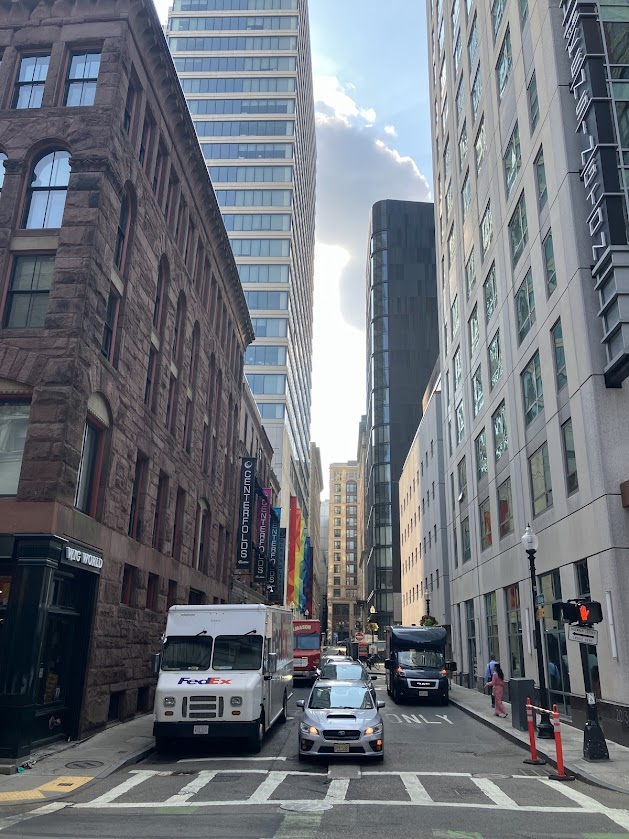
#> input picture images/Downtown.jpg, 629 x 839 px
$ python canny_edge_detection_experiments.py images/Downtown.jpg out.png
#> lines starting #> are read from the running program, lines starting #| are printed output that depends on the picture
import numpy as np
from scipy import ndimage
import matplotlib.pyplot as plt
from skimage import io, color
import os
import argparse

def gaussian_kernel(size, sigma=1):
    size = int(size) // 2
    x, y = np.mgrid[-size:size+1, -size:size+1]
    g = np.exp(-(x**2 + y**2) / (2*sigma**2))
    return g / g.sum()

def sobel_filters(img):
    Kx = np.array([[-1, 0, 1],
                   [-2, 0, 2],
                   [-1, 0, 1]])
    Ky = np.array([[1, 2, 1],
                   [0, 0, 0],
                   [-1, -2, -1]])

    Ix = ndimage.convolve(img, Kx)
    Iy = ndimage.convolve(img, Ky)

    G = np.hypot(Ix, Iy)
    G = G / G.max() * 255
    theta = np.arctan2(Iy, Ix)

    return G, theta

def non_max_suppression(G, theta):
    M, N = G.shape
    Z = np.zeros((M,N), dtype=np.int32)
    angle = theta * 180. / np.pi
    angle[angle < 0] += 180

    for i in range(1, M-1):
        for j in range(1, N-1):
            try:
                q = 255
                r = 255

                # Angle 0
                if (0 <= angle[i,j] < 22.5) or (157.5 <= angle[i,j] <= 180):
                    q = G[i, j+1]
                    r = G[i, j-1]
                # Angle 45
                elif (22.5 <= angle[i,j] < 67.5):
                    q = G[i+1, j-1]
                    r = G[i-1, j+1]
                # Angle 90
                elif (67.5 <= angle[i,j] < 112.5):
                    q = G[i+1, j]
                    r = G[i-1, j]
                # Angle 135
                elif (112.5 <= angle[i,j] < 157.5):
                    q = G[i-1, j-1]
                    r = G[i+1, j+1]

                if (G[i,j] >= q) and (G[i,j] >= r):
                    Z[i,j] = G[i,j]
                else:
                    Z[i,j] = 0

            except IndexError as e:
                pass

    return Z

def threshold(img, lowThresholdRatio=0.05, highThresholdRatio=0.15):
    highThreshold = img.max() * highThresholdRatio
    lowThreshold = highThreshold * lowThresholdRatio

    M, N = img.shape
    res = np.zeros((M,N), dtype=np.int32)

    strong = np.int32(255)
    weak = np.int32(75)

    strong_i, strong_j = np.where(img >= highThreshold)
    zeros_i, zeros_j = np.where(img < lowThreshold)

    weak_i, weak_j = np.where((img <= highThreshold) & (img >= lowThreshold))

    res[strong_i, strong_j] = strong
    res[weak_i, weak_j] = weak

    return res, weak, strong

def hysteresis(img, weak, strong=255):
    M, N = img.shape
    for i in range(1, M-1):
        for j in range(1, N-1):
            if img[i,j] == weak:
                try:
                    if ((img[i+1, j-1] == strong) or (img[i+1, j] == strong) or (img[i+1, j+1] == strong)
                        or (img[i, j-1] == strong) or (img[i, j+1] == strong)
                        or (img[i-1, j-1] == strong) or (img[i-1, j] == strong) or (img[i-1, j+1] == strong)):
                        img[i, j] = strong
                    else:
                        img[i, j] = 0
                except IndexError as e:
                    pass
    return img

def canny_edge_detection(img, lowThresholdRatio=0.05, highThresholdRatio=0.15, sigma=1):
    smooth_img = ndimage.convolve(img, gaussian_kernel(5, sigma))
    G, theta = sobel_filters(smooth_img)
    non_max_img = non_max_suppression(G, theta)
    threshold_img, weak, strong = threshold(non_max_img, lowThresholdRatio, highThresholdRatio)
    img_final = hysteresis(threshold_img, weak, strong)
    return img_final

def main(input_path, output_path):
    # Load and preprocess the image
#> called with input_path = 'images/Downtown.jpg', output_path = 'out.png'
    image = io.imread(input_path)
#> image is the input picture: shape (839, 629, 3); mean R, G, B 108.9, 113.5, 121
    if image.ndim == 3:
        image = color.rgb2gray(image)
#> image: shape (839, 629) float64

    edges = canny_edge_detection(image)
#> in sobel_filters, `Iy = ndimage.convolve(img, Ky)`:
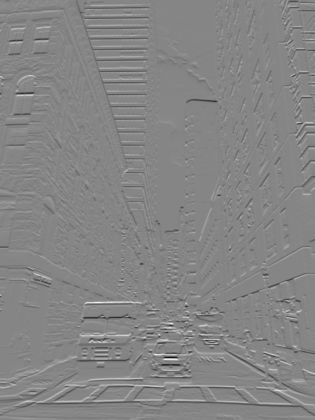
#> Iy: shape (839, 629) float64 (shown at 1/2 size); min -2.3, max 2.1, mean -0.00119; drawn with min black and max white
#> in sobel_filters, `G = np.hypot(Ix, Iy)`:
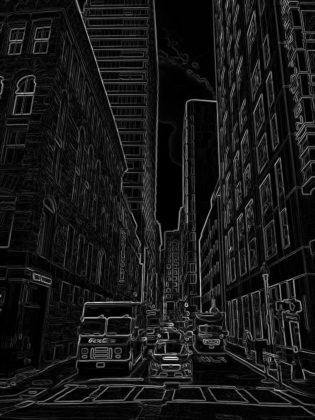
#> G: shape (839, 629) float64 (shown at 1/2 size); min 0, max 2.3, mean 0.211; drawn with min black and max white
#> in sobel_filters, `theta = np.arctan2(Iy, Ix)`:
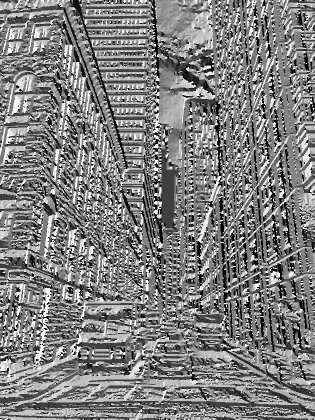
#> theta: shape (839, 629) float64 (shown at 1/2 size); min -3.14, max 3.14, mean 0.00506; drawn with min black and max white
#> in non_max_suppression, `angle[angle < 0] += 180`:
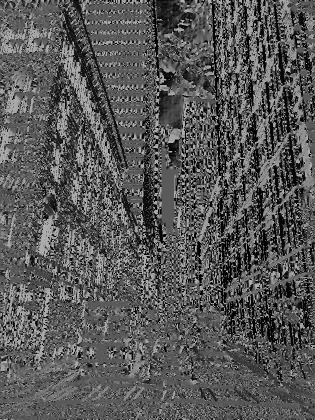
#> angle: shape (839, 629) float64 (shown at 1/2 size); min 0, max 180, mean 88
#> after the loop in non_max_suppression, `for i in range(1, M-1):`:
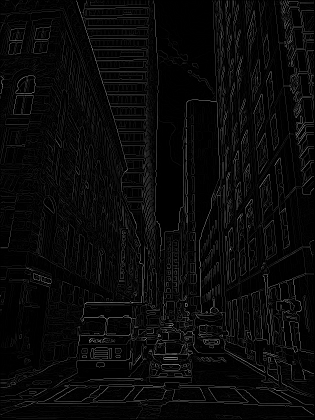
#> Z: shape (839, 629) int32 (shown at 1/2 size); min 0, max 255, mean 9.3
#> in threshold, `highThreshold = img.max() * highThresholdRatio`: highThreshold = 38.25
#> in threshold, `lowThreshold = highThreshold * lowThresholdRatio`: lowThreshold = 1.91
#> in canny_edge_detection, `threshold_img, weak, strong = threshold(non_max_img, lowThresholdRatio..`:
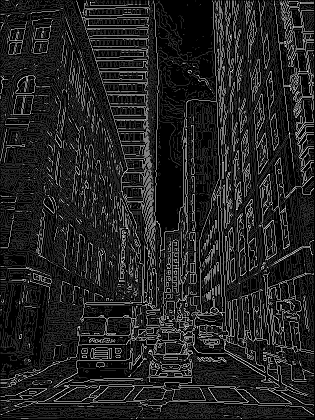
#> threshold_img: shape (839, 629) int32 (shown at 1/2 size); min 0, max 255, mean 34.5
#> in canny_edge_detection, `threshold_img, weak, strong = threshold(non_max_img, lowThresholdRatio..`: weak = 75; strong = 255
#> after the loop in hysteresis, `for i in range(1, M-1):`:
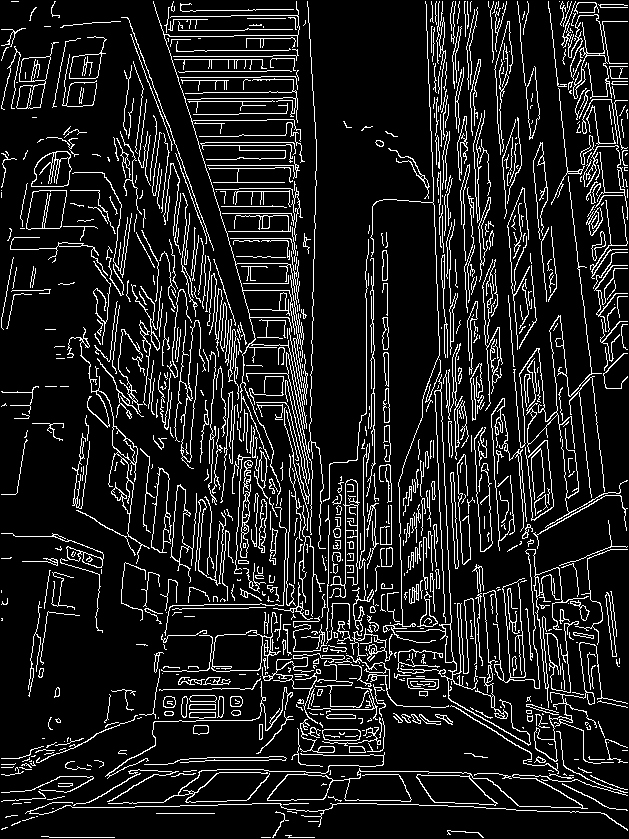
#> img: shape (839, 629) int32; 11.8% white in thin lines or dots

    plt.figure(figsize=(8, 8))
    plt.subplot(121)
    plt.imshow(image, cmap='gray')
    plt.title('Original Image')
    plt.axis('off')

    plt.subplot(122)
    plt.imshow(edges, cmap='gray')
    plt.title('Canny Edge Detection')
    plt.axis('off')

    # Ensure the directory exists
    output_dir = os.path.dirname(output_path)
    if not os.path.exists(output_dir):
        os.makedirs(output_dir)

    plt.savefig(output_path)

if __name__ == "__main__":
    parser = argparse.ArgumentParser(description='Canny Edge Detection')
    parser.add_argument('input_path', type=str, help='Path to the input image')
    parser.add_argument('output_path', type=str, help='Path to save the output image')
    args = parser.parse_args()

    main(args.input_path, args.output_path)

$ run again, on images/building.jpg
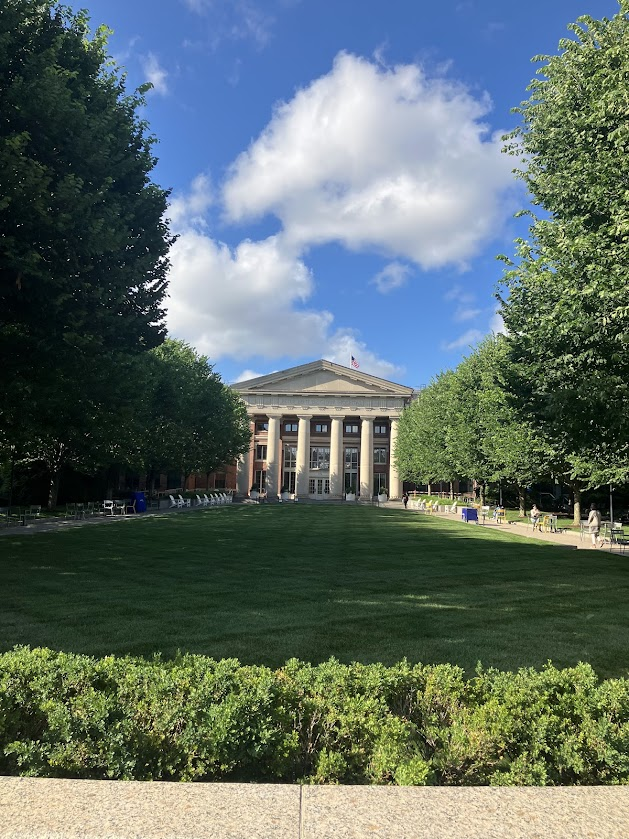
#> input picture images/building.jpg, 629 x 839 px
#> in main, image is the input picture: shape (839, 629, 3); mean R, G, B 93.4, 108.3, 103.8
#> image: shape (839, 629) float64
#> after the loop in non_max_suppression, `for i in range(1, M-1):`:
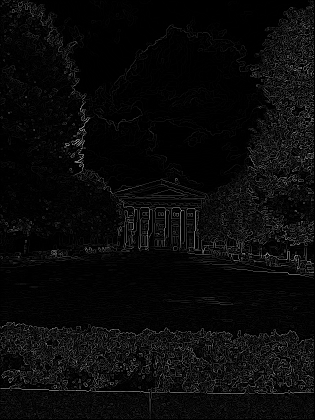
#> Z: shape (839, 629) int32 (shown at 1/2 size); min 0, max 255, mean 9.7
#> highThreshold = 38.25
#> lowThreshold = 1.91
#> weak = 75; strong = 255
#> after the loop in hysteresis, `for i in range(1, M-1):`:
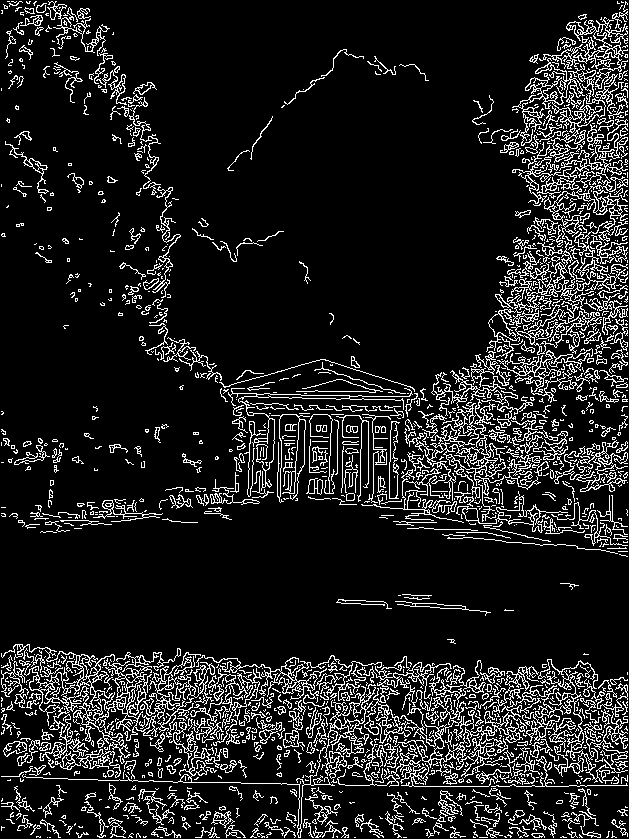
#> img: shape (839, 629) int32; 12.1% white in thin lines or dots

$ run again, on images/church_interior.jpg
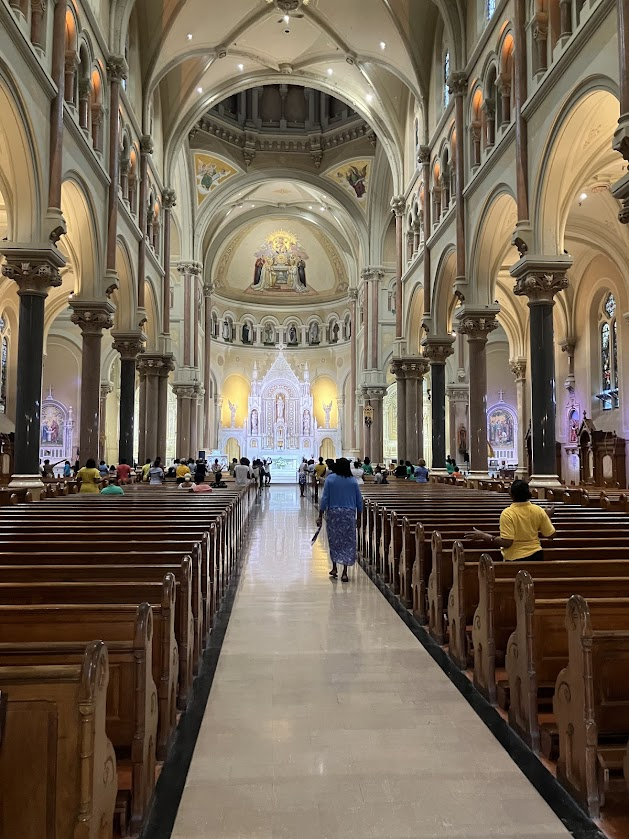
#> input picture images/church_interior.jpg, 629 x 839 px
#> in main, image is the input picture: shape (839, 629, 3); mean R, G, B 114.6, 101.6, 85.6
#> image: shape (839, 629) float64
#> after the loop in non_max_suppression, `for i in range(1, M-1):`:
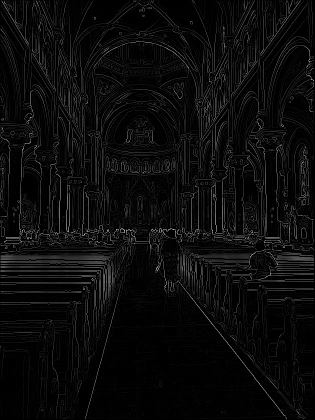
#> Z: shape (839, 629) int32 (shown at 1/2 size); min 0, max 255, mean 11
#> highThreshold = 38.25
#> lowThreshold = 1.91
#> weak = 75; strong = 255
#> after the loop in hysteresis, `for i in range(1, M-1):`:
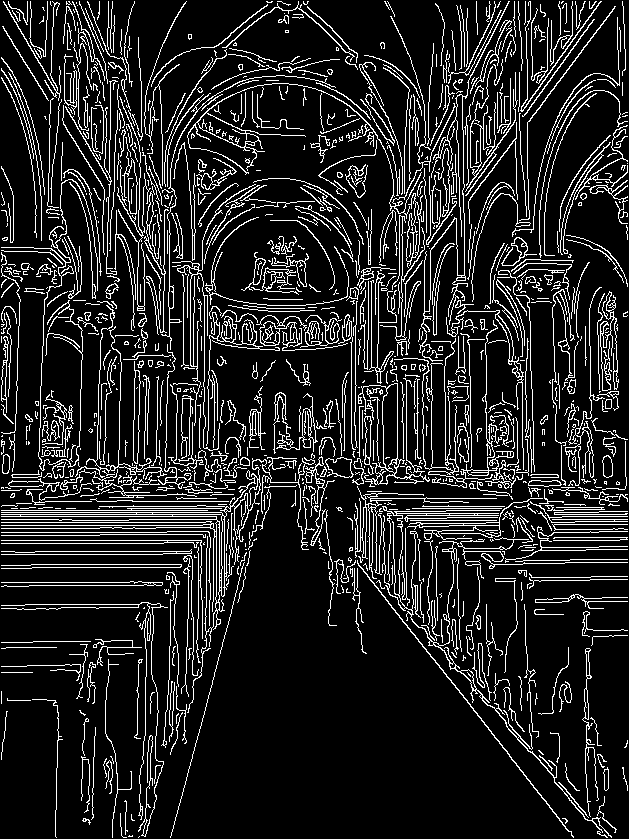
#> img: shape (839, 629) int32; 13.5% white in thin lines or dots
